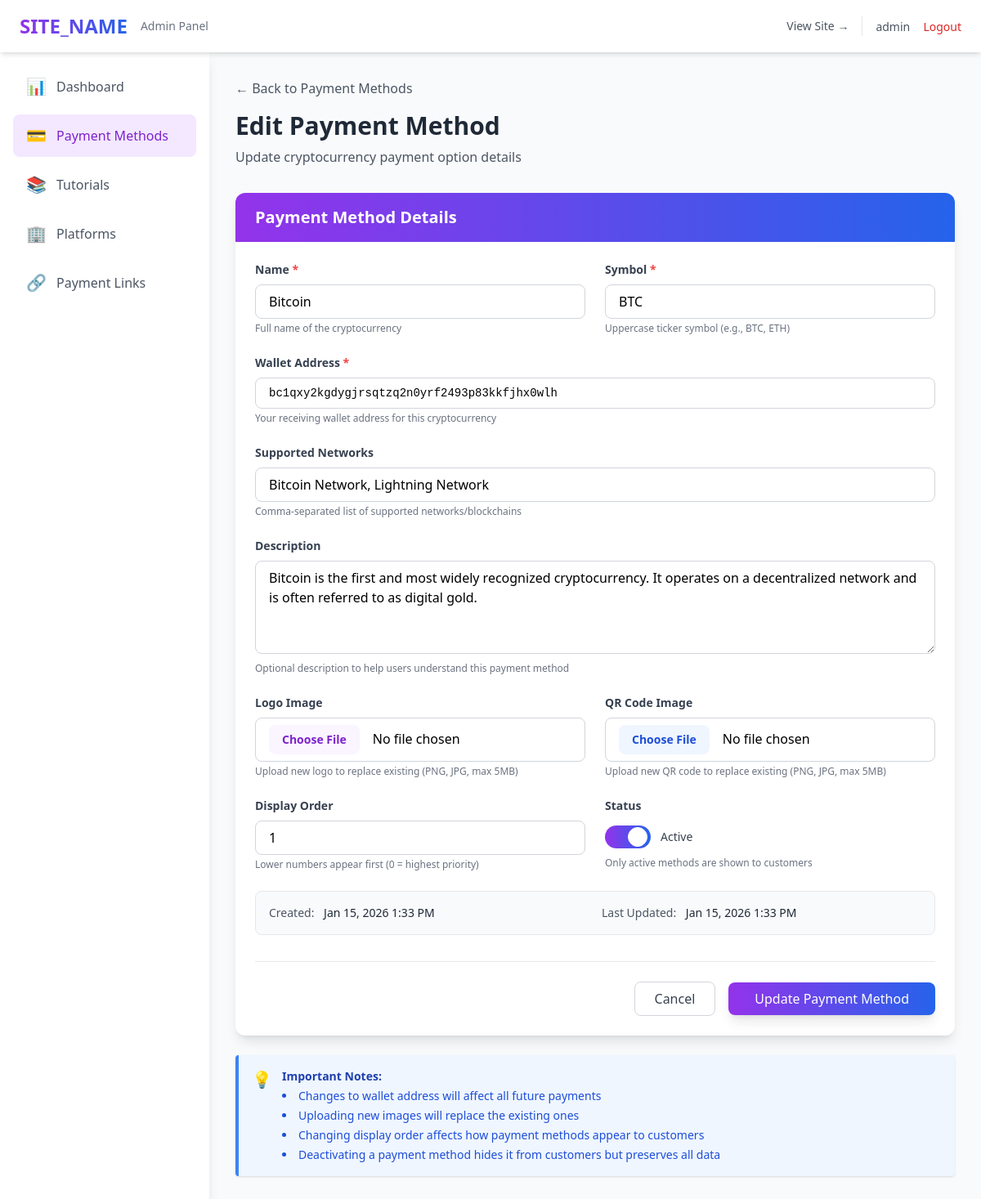
Screenshot of /admin/payment-methods/edit.php?id=1 (signed in) with the database file from the repository.
### tables this page shows
CREATE TABLE IF NOT EXISTS payment_methods (
    id INT AUTO_INCREMENT PRIMARY KEY,
    name VARCHAR(100) NOT NULL,
    symbol VARCHAR(20) NOT NULL,
    logo_path VARCHAR(255) DEFAULT NULL,
    wallet_address VARCHAR(255) NOT NULL,
    qr_code_path VARCHAR(255) DEFAULT NULL,
    networks TEXT,
    description TEXT,
    display_order INT DEFAULT 0,
    is_active TINYINT(1) DEFAULT 1,
    created_at TIMESTAMP DEFAULT CURRENT_TIMESTAMP,
    updated_at TIMESTAMP DEFAULT CURRENT_TIMESTAMP ON UPDATE CURRENT_TIMESTAMP,
    INDEX idx_is_active (is_active),
    INDEX idx_display_order (display_order)
);

### includes/functions.php (called while the page is built, shortened)
<?php
function e($string) {
    return htmlspecialchars($string, ENT_QUOTES, 'UTF-8');
}
function format_datetime($datetime, $format = 'M d, Y g:i A') {
    return date($format, strtotime($datetime));
}

### admin/payment-methods/edit.php (the view, shortened to what this page needs)
<?php
require_once __DIR__ . '/../../includes/db.php';
require_once __DIR__ . '/../../includes/functions.php';
$payment_method = null;
$id = isset($_GET['id']) ? (int)$_GET['id'] : 0;
if ($id > 0) {
    try {
        $stmt = $pdo->prepare("SELECT * FROM payment_methods WHERE id = :id");
        $stmt->execute([':id' => $id]);
        $payment_method = $stmt->fetch();
    } catch (PDOException $e) {
        error_log("Payment method fetch error: " . $e->getMessage());
        set_flash('error', 'Error loading payment method.');
        redirect('index.php');
    }
} else {
    set_flash('error', 'Invalid payment method ID.');
    redirect('index.php');
}
$form_data = [
    'name' => $payment_method['name'],
    'symbol' => $payment_method['symbol'],
    'wallet_address' => $payment_method['wallet_address'],
    'networks' => $payment_method['networks'],
    'description' => $payment_method['description'],
    'display_order' => $payment_method['display_order'],
    'is_active' => $payment_method['is_active']
];
?>
<!DOCTYPE html>
<html lang="en">
<head>
    <script src="https://cdn.tailwindcss.com"></script>
</head>
<body class="bg-gray-50">
    <?php require_once __DIR__ . '/../includes/nav.php'; ?>
    <div class="flex">
        <?php require_once __DIR__ . '/../includes/sidebar.php'; ?>
        <main class="flex-1 p-8">
            <div class="mb-8">
                <div class="flex items-center space-x-4 mb-4">
                    <a href="index.php" class="text-gray-600 hover:text-purple-600 transition">
                        ← Back to Payment Methods
                    </a>
                </div>
                <h1 class="text-3xl font-bold text-gray-800">Edit Payment Method</h1>
                <p class="text-gray-600 mt-2">Update cryptocurrency payment option details</p>
            </div>
            <div class="bg-white rounded-xl shadow-lg overflow-hidden">
                <div class="bg-gradient-to-r from-purple-600 to-blue-600 px-6 py-4">
                    <h2 class="text-xl font-semibold text-white">Payment Method Details</h2>
                </div>
                <form method="POST" enctype="multipart/form-data" class="p-6">
                    <div class="grid grid-cols-1 md:grid-cols-2 gap-6">
                        <div>
                            <label for="name" class="block text-sm font-semibold text-gray-700 mb-2">
                                Name <span class="text-red-500">*</span>
                            </label>
                            <input
                                type="text"
                                id="name"
                                name="name"
                                value="<?= e($form_data['name']) ?>"
                                class="w-full px-4 py-2 border border-gray-300 rounded-lg focus:ring-2 focus:ring-purple-500 focus:border-transparent transition"
                                placeholder="e.g., Bitcoin, Ethereum"
                                required
                            >
                            <p class="text-xs text-gray-500 mt-1">Full name of the cryptocurrency</p>
                        </div>
                        <div>
                            <label for="symbol" class="block text-sm font-semibold text-gray-700 mb-2">
                                Symbol <span class="text-red-500">*</span>
                            </label>
                            <input
                                type="text"
                                id="symbol"
                                name="symbol"
                                value="<?= e($form_data['symbol']) ?>"
                                class="w-full px-4 py-2 border border-gray-300 rounded-lg focus:ring-2 focus:ring-purple-500 focus:border-transparent transition uppercase"
                                placeholder="e.g., BTC, ETH, USDT"
                                pattern="[A-Z0-9]+"
                                required
                            >
                            <p class="text-xs text-gray-500 mt-1">Uppercase ticker symbol (e.g., BTC, ETH)</p>
                        </div>
                    </div>
                    <div class="mt-6">
                        <label for="wallet_address" class="block text-sm font-semibold text-gray-700 mb-2">
                            Wallet Address <span class="text-red-500">*</span>
                        </label>
                        <input
                            type="text"
                            id="wallet_address"
                            name="wallet_address"
                            value="<?= e($form_data['wallet_address']) ?>"
                            class="w-full px-4 py-2 border border-gray-300 rounded-lg focus:ring-2 focus:ring-purple-500 focus:border-transparent transition font-mono text-sm"
                            placeholder="e.g., bc1qxy2kgdygjrsqtzq2n0yrf2493p83kkfjhx0wlh"
                            required
                        >
                        <p class="text-xs text-gray-500 mt-1">Your receiving wallet address for this cryptocurrency</p>
                    </div>
                    <div class="mt-6">
                        <label for="networks" class="block text-sm font-semibold text-gray-700 mb-2">
                            Supported Networks
                        </label>
                        <input
                            type="text"
                            id="networks"
                            name="networks"
                            value="<?= e($form_data['networks']) ?>"
                            class="w-full px-4 py-2 border border-gray-300 rounded-lg focus:ring-2 focus:ring-purple-500 focus:border-transparent transition"
                            placeholder="e.g., Ethereum Mainnet, Polygon, BSC"
                        >
                        <p class="text-xs text-gray-500 mt-1">Comma-separated list of supported networks/blockchains</p>
                    </div>
                    <div class="mt-6">
                        <label for="description" class="block text-sm font-semibold text-gray-700 mb-2">
                            Description
                        </label>
                        <textarea
                            id="description"
                            name="description"
                            rows="4"
                            class="w-full px-4 py-2 border border-gray-300 rounded-lg focus:ring-2 focus:ring-purple-500 focus:border-transparent transition"
                            placeholder="Brief description of this payment method..."
                        ><?= e($form_data['description']) ?></textarea>
                        <p class="text-xs text-gray-500 mt-1">Optional description to help users understand this payment method</p>
                    </div>
                    <div class="grid grid-cols-1 md:grid-cols-2 gap-6 mt-6">
                        <div>
                            <label for="logo" class="block text-sm font-semibold text-gray-700 mb-2">
                                Logo Image
                            </label>
                            <input
                                type="file"
                                id="logo"
                                name="logo"
                                accept="image/*"
                                class="w-full px-4 py-2 border border-gray-300 rounded-lg focus:ring-2 focus:ring-purple-500 focus:border-transparent transition file:mr-4 file:py-2 file:px-4 file:rounded-lg file:border-0 file:text-sm file:font-semibold file:bg-purple-50 file:text-purple-700 hover:file:bg-purple-100"
                            >
                            <p class="text-xs text-gray-500 mt-1">Upload new logo to replace existing (PNG, JPG, max 5MB)</p>
                        </div>
                        <div>
                            <label for="qr_code" class="block text-sm font-semibold text-gray-700 mb-2">
                                QR Code Image
                            </label>
                            <input
                                type="file"
                                id="qr_code"
                                name="qr_code"
                                accept="image/*"
                                class="w-full px-4 py-2 border border-gray-300 rounded-lg focus:ring-2 focus:ring-purple-500 focus:border-transparent transition file:mr-4 file:py-2 file:px-4 file:rounded-lg file:border-0 file:text-sm file:font-semibold file:bg-blue-50 file:text-blue-700 hover:file:bg-blue-100"
                            >
                            <p class="text-xs text-gray-500 mt-1">Upload new QR code to replace existing (PNG, JPG, max 5MB)</p>
                        </div>
                    </div>
                    <div class="grid grid-cols-1 md:grid-cols-2 gap-6 mt-6">
                        <div>
                            <label for="display_order" class="block text-sm font-semibold text-gray-700 mb-2">
                                Display Order
                            </label>
                            <input
                                type="number"
                                id="display_order"
                                name="display_order"
                                value="<?= e($form_data['display_order']) ?>"
                                min="0"
                                class="w-full px-4 py-2 border border-gray-300 rounded-lg focus:ring-2 focus:ring-purple-500 focus:border-transparent transition"
                                placeholder="0"
                            >
                            <p class="text-xs text-gray-500 mt-1">Lower numbers appear first (0 = highest priority)</p>
                        </div>
                        <div>
                            <label class="block text-sm font-semibold text-gray-700 mb-2">
                                Status
                            </label>
                            <div class="flex items-center h-10">
                                <label class="relative inline-flex items-center cursor-pointer">
                                    <div class="w-14 h-7 bg-gray-300 peer-focus:ring-4 peer-focus:ring-purple-300 rounded-full peer peer-checked:after:translate-x-full peer-checked:after:border-white after:content-[''] after:absolute after:top-0.5 after:left-[4px] after:bg-white after:border-gray-300 after:border after:rounded-full after:h-6 after:w-6 after:transition-all peer-checked:bg-gradient-to-r peer-checked:from-purple-600 peer-checked:to-blue-600"></div>
                                    <span class="ml-3 text-sm font-medium text-gray-700">Active</span>
                                </label>
                            </div>
                            <p class="text-xs text-gray-500 mt-1">Only active methods are shown to customers</p>
                        </div>
                    </div>
                    <div class="mt-6 p-4 bg-gray-50 rounded-lg border border-gray-200">
                        <div class="grid grid-cols-2 gap-4 text-sm">
                            <div>
                                <span class="text-gray-600">Created:</span>
                                <span class="text-gray-800 font-medium ml-2"><?= format_datetime($payment_method['created_at']) ?></span>
                            </div>
                            <div>
                                <span class="text-gray-600">Last Updated:</span>
                                <span class="text-gray-800 font-medium ml-2"><?= format_datetime($payment_method['updated_at']) ?></span>
                            </div>
                        </div>
                    </div>
                    <div class="mt-8 pt-6 border-t border-gray-200 flex items-center justify-end space-x-4">
                        <a href="index.php" class="px-6 py-2 border border-gray-300 rounded-lg text-gray-700 font-medium hover:bg-gray-50 transition">
                            Cancel
                        </a>
                        <button
                            type="submit"
                            class="bg-gradient-to-r from-purple-600 to-blue-600 hover:from-purple-700 hover:to-blue-700 text-white px-8 py-2 rounded-lg font-medium shadow-lg transform hover:scale-105 transition duration-200"
                        >
                            Update Payment Method
                        </button>
                    </div>
                </form>
            </div>
            <div class="mt-6 bg-blue-50 border-l-4 border-blue-500 p-4 rounded shadow">
                <div class="flex items-start">
                    <div class="text-blue-500 text-xl mr-3">💡</div>
                    <div class="text-sm text-blue-800">
                        <h4 class="font-semibold mb-1">Important Notes:</h4>
                        <ul class="list-disc list-inside space-y-1 text-blue-700">
                            <li>Changes to wallet address will affect all future payments</li>
                            <li>Uploading new images will replace the existing ones</li>
                            <li>Changing display order affects how payment methods appear to customers</li>
                            <li>Deactivating a payment method hides it from customers but preserves all data</li>
                        </ul>
                    </div>
                </div>
            </div>
        </main>
    </div>
</body>
</html>

### rows the page displays
payment_methods: name "Bitcoin", symbol "BTC", wallet_address "bc1qxy2kgdygjrsqtzq2n0yrf2493p83kkfjhx0wlh", networks "Bitcoin Network, Lightning Network", description "Bitcoin is the first and most widely recognized cryptocurrency. It operates on a decentralized network and is often referred to as digital gold.", display_order "1", created_at "Jan 15, 2026 1:33 PM", updated_at "Jan 15, 2026 1:33 PM"

### other values shown
$_SESSION['admin_username'] "admin"
